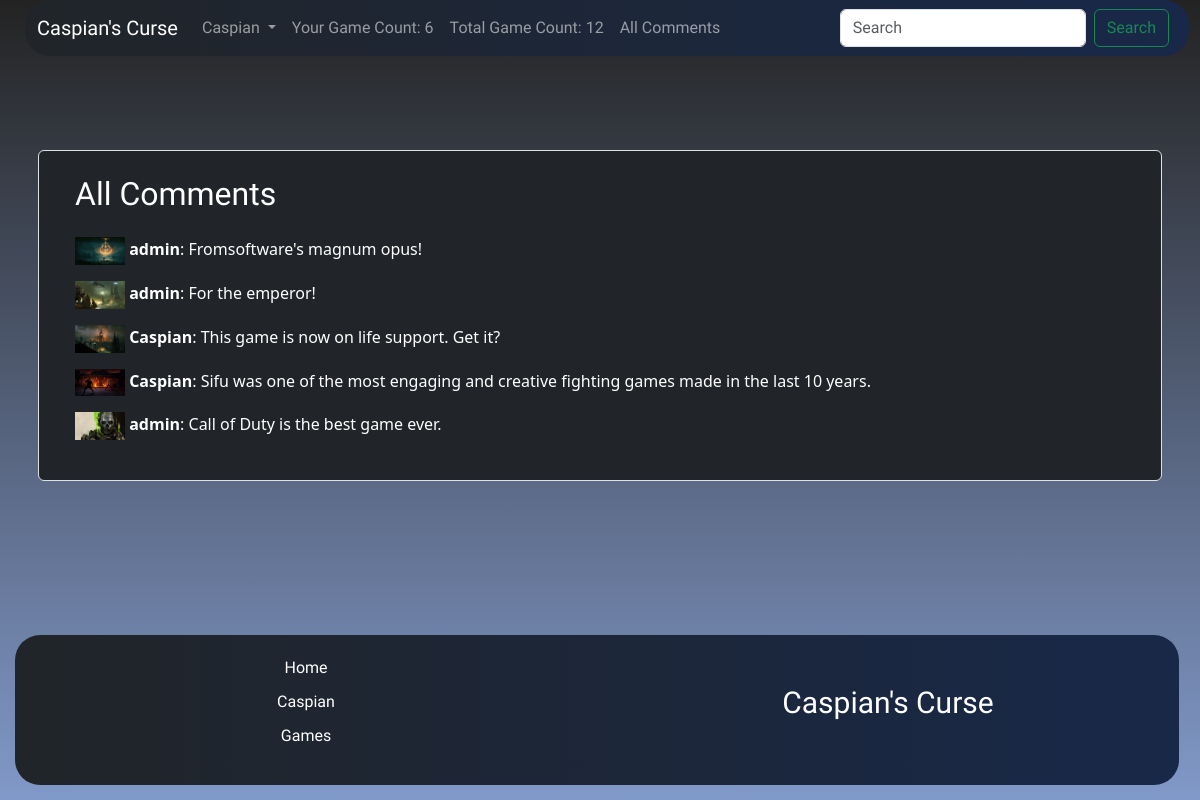
Screenshot of /all_comments (signed in) with the database file from the repository.
### oyunlar/models.py (models this page shows, shortened)
class Comment(models.Model):
    commentedGame = models.ForeignKey(Game, on_delete=models.CASCADE,  related_name='comments')
    commenter = models.ForeignKey(User, on_delete=models.CASCADE)
    content = models.TextField()
    created_at = models.DateTimeField(auto_now_add=True)
    class Meta:
        ordering = ['-created_at']

class Game(models.Model):
    user = models.ForeignKey(User, on_delete=models.CASCADE, null=True)
    oyunTuru = models.ForeignKey(Genre, on_delete=models.SET_NULL, null=True)
    oyunPlatformu = models.ManyToManyField(Platform, blank=True)
    oyunCikisTarihi = models.ForeignKey(ReleaseDate,  on_delete=models.SET_NULL, null=True, blank=True)
    oyunIsim = models.CharField(max_length=100)
    oyunAciklama = RichTextField(max_length=10000)
    oyunResim = models.ImageField(upload_to='oyunlar/')
    upvote_count = models.IntegerField(default=0)

### oyunlar/views.py (the view)
# urls.py: path('all_comments', all_comments, name='all_comments'),
def all_comments(request):
    comments = Comment.objects.all()
    context = {
        'comments':comments
    }
    return render(request, 'all_comments.html',context)

### oyunlar/context_processors.py (called while the page is built)
def user_game_count(request):
    if request.user.is_authenticated:
        user = request.user
        count = Game.objects.filter(user=user).count()
    else:
        count = 0
    return {'user_game_count': count}

def game_count(request):
    count = Game.objects.count()
    return {'game_count': count}

### templates/all_comments.html
{% extends "index.html" %}
{% load static %}
{% block content %}
    <div class="container mt-3 d-flex align-items-center justify-content-center">
    <div class="row border rounded-2 p-4 bg-dark">
    <h2 class="mb-4">All Comments</h2>
    {% if comments %}
        {% for comment in comments %}
            <p>
                <img src="{{ comment.commentedGame.oyunResim.url }}" alt="Game Image" width="50">
                <strong>{{ comment.commenter.username }}</strong>: {{ comment.content }}
            </p>
        {% endfor %}
    {% else %}
        <p>No comments yet.</p>
    {% endif %}
    </div>
    </div>
{% endblock %}

### templates/index.html (shortened to what this page needs)
{% load static %}
<!DOCTYPE html>
<html lang="en">
<head>
    <link href="https://cdn.jsdelivr.net/npm/bootstrap@5.3.0/dist/css/bootstrap.min.css" rel="stylesheet">
    <link rel="stylesheet" href="{% static 'style.css' %}">
    <link rel="stylesheet" type="text/css" href="//cdn.jsdelivr.net/npm/slick-carousel@1.8.1/slick/slick.css"/>
    <link rel="stylesheet" type="text/css" href="//cdn.jsdelivr.net/npm/slick-carousel@1.8.1/slick/slick-theme.css"/>
</head>
<body>
    {% include "includes/_navbar.html" %}
    {% block content %}{% endblock content %}
    <footer class="d-flex justify-content-center">
            <ul class="left list-unstyled">
                <li><a href="/">Home</a></li>
                {% if user.is_authenticated %}
                <li><a href="/">{{request.user}}</a></li>
                {% else %}
                <li><a href="{% url 'register' %}">Register</a></li>
                {% endif %}
                <li><a href="/">Games</a></li>
            </ul>
            <ul class="right list-unstyled">
                <li><a href="/">Caspian's Curse</a></li>
            </ul>
        </footer>
</body>
</html>

### templates/includes/_navbar.html (shortened to what this page needs)
<nav class="navbar navbar-expand-lg bg-black fixed-top navbar-dark">
        <div class="container-fluid">
          <a class="navbar-brand" href="/">Caspian's Curse</a>
          <div class="collapse navbar-collapse" id="navbarSupportedContent">
            <ul class="navbar-nav me-auto mb-2 mb-lg-0">
            {% if user.is_authenticated %}
              <li class="nav-item dropdown">
                <a class="nav-link dropdown-toggle" href="#" role="button" data-bs-toggle="dropdown" aria-expanded="false">
                  {{request.user}}
                </a>
              </li>
                  <li class="nav-item">
                    <a class="nav-link" href="/">Your Game Count: {{ user_game_count }}</a>
                  </li>
                  {% if request.path != '/' %}
                  <li class="nav-item">
                    <a class="nav-link" href="/">Total Game Count: {{game_count}}</a>
                  </li>
                  {% endif %}
                  <li class="nav-item">
                    <a class="nav-link" href="{% url 'all_comments' %}">All Comments</a>
                  </li>
            {% endif %}
            </ul>
            <form class="d-lg-flex d-block mx-lg-2" action="/" method="GET" role="search">
              <input class="form-control me-lg-2 mb-2 mb-lg-0" type="search" name="search" placeholder="Search" aria-label="Search" value="{{search}}">
              <button class="btn btn-outline-success" type="submit">Search</button>
            </form>
          </div>
        </div>
      </nav>

### static/style.css (style rules this page uses)
body { margin: 0; padding: 0; background-image: linear-gradient(to bottom ,rgba(0, 0, 0, 0.863), #224ca091), url(foto/gamingbg.png); background-repeat: no-repeat; background-size: cover; min-height: 100vh; display: flex; flex-direction: column; }
.container { flex: 1; }
a { color: inherit; text-decoration: none; }
nav, h2 ,h4 { font-family: 'Sigmar One', cursive; }
nav { background-image: linear-gradient(90deg, #212529 0%, #182848 100%); position: fixed; width: 97%; display: flex; justify-content: space-around; border-radius: 25px; margin: 0px 25px; }
.container { width: 100%; height: 850px; padding: 20px; margin-top: 50px; color: white; transition: 0.8s; }
footer { background-image: linear-gradient(90deg, #212529 0%, #182848 100%); width: 97%; height: 150px; align-items: center; font-family: 'Sigmar One', cursive; border-radius: 25px 25px; margin: 15px 15px; overflow-y: hidden; bottom: 0; left: 0; right: 0; margin-top: 20px; }
footer ul { width: 50%; }
.left { text-align: center; }
.left li { margin: 10px 0; }
.left li a { color: white; text-decoration: none; }
.right { display: flex; justify-content: center; }
.right li a { color: white; font-size: 30px; text-decoration: none; }

### rows the page displays
Comment: commentedGame.oyunResim (picture), commenter.username "admin", content "Fromsoftware's magnum opus!"
Comment: commentedGame.oyunResim (picture), commenter.username "admin", content "For the emperor!"
Comment: commentedGame.oyunResim (picture), commenter.username "Caspian", content "This game is now on life support. Get it?"
Comment: commentedGame.oyunResim (picture), commenter.username "Caspian", content "Sifu was one of the most engaging and creative fighting games made in the last 10 years."
Comment: commentedGame.oyunResim (picture), commenter.username "admin", content "Call of Duty is the best game ever."

### other values shown
{{ request.user }} "Caspian"
{{ user_game_count }} "6"
{{ game_count }} "12"
